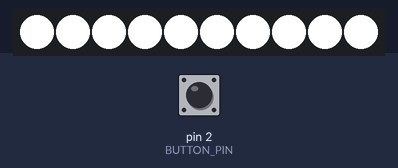
Simulated run of this sketch. Board: Arduino Uno, built with avr-gcc and run on an emulated ATmega328P. Shown: 10 RGB LEDs in strip order, left to right. The test bench sets the inputs (shaded band); at power-on: pin 2 (BUTTON_PIN) HIGH. The strip is taken to match the declared colour order.

Above: at 1.2 s.
1.3 s: pin 2 (BUTTON_PIN) pulled LOW for 0.15 s
At 4.3 s:
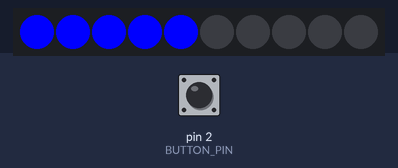
4.4 s: pin 2 (BUTTON_PIN) pulled LOW for 1 s
At 7.8 s:
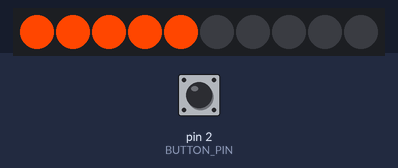
7.9 s: pin 2 (BUTTON_PIN) pulled LOW for 0.15 s
At 9.6 s:
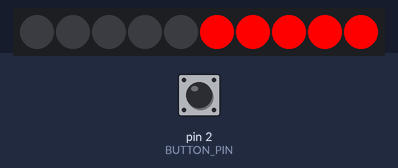
9.7 s: pin 2 (BUTTON_PIN) pulled LOW for 1 s
At 10.7 s:
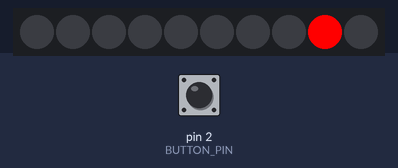
11.3 s: pin 2 (BUTTON_PIN) pulled LOW for 3.2 s
At 12.6 s:
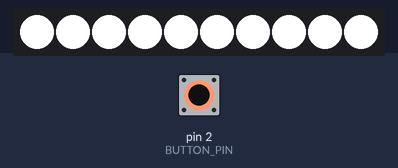
Timing chart, 0 to 14.3 s (numbered marks = the images above; inputs shaded):
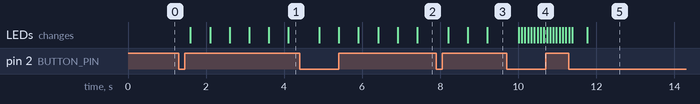

The sketch:

attiny-bikelight.ino
```cpp
#include <Adafruit_NeoPixel.h>

// Button pin (Digital 2)
#define BUTTON_PIN 2
#define BUTTON_PIN_INTERRUPT 0

// Led pin
#define LED_PIN 0
#define LED_COUNT 10

#define MODE_LIGHT          0
#define MODE_STROBE_BLUE    1
#define MODE_STROBE_ORANGE  2
#define MODE_STROBE_RED     3
#define MODE_KITT           4

Adafruit_NeoPixel leds = Adafruit_NeoPixel(LED_COUNT, LED_PIN, NEO_RGB + NEO_KHZ800);

// Color palette
const uint32_t C_OFF = leds.Color(0, 0, 0);
const uint32_t C_WHITE = leds.Color(255, 255, 255);
const uint32_t C_BLUE = leds.Color(0, 0, 255);
const uint32_t C_ORANGE = leds.Color(255, 70, 0);
const uint32_t C_RED = leds.Color(255, 0, 0);

// Mode variables
volatile boolean modeChangeTriggered;
uint8_t currentMode;

// Strobe variables
uint32_t primaryColor;
boolean strobeOn;
boolean shortStrobe;
uint8_t strobeCount;


void setup() {

  // Setup button pin and mode toggle interrupt
  pinMode(BUTTON_PIN, INPUT);
  attachInterrupt(BUTTON_PIN_INTERRUPT, modeChangeISR, FALLING);

  // Initialize leds
  leds.begin();
  leds.show();

  // Start in light mode
  enterMode(MODE_LIGHT);

}

void loop() {

  // Handle mode specifics (if any)
  switch(currentMode) {
    case MODE_STROBE_BLUE:
    case MODE_STROBE_ORANGE:
    case MODE_STROBE_RED:
      setLights(strobeOn ? primaryColor : C_OFF, strobeOn ? C_OFF : primaryColor);
      strobeOn = !strobeOn;
      delay(shortStrobe ? 150 : 500);
      strobeCount++;
      if (strobeCount >= 20) {
        shortStrobe = !shortStrobe;
        strobeCount = 0;
      }

      break;
    case MODE_KITT:
      for (int i = 0; i < LED_COUNT; i++) {
        for (int j = 0; j < LED_COUNT; j++) {
          leds.setPixelColor(j, i == j ?  primaryColor : C_OFF);
        }
        leds.show();
        delay(80);
      }
      for (int i = LED_COUNT -2; i > 0; i--) {
        for (int j = 0; j < LED_COUNT; j++) {
          leds.setPixelColor(j, i == j ?  primaryColor : C_OFF);
        }
        leds.show();
        delay(80);
      }
      break;
  }

  // Handle mode change
  if (modeChangeTriggered) {
    delay(300);
    gotoNextMode();
    modeChangeTriggered = false;
  }

}

void setLights(uint32_t leftColor, uint32_t rightColor) {
  for (uint8_t i = 0; i < LED_COUNT; i++) {
    leds.setPixelColor(i, i < (LED_COUNT / 2) ? leftColor : rightColor);
  }
  leds.show();
}

/**
 * Go to next mode (add one to currentMode), will
 * cycle through all modes if repeatedly called
 */
void gotoNextMode() {
  enterMode(currentMode + 1);
}

/**
 * Handle changing modes, this function will sanitize the mode
 * input to prevent entering invalid mode (default is MODE_LIGHT), so
 * continuously going one mode higher than current mode results in cycling
 * through the modes
 */
void enterMode(uint8_t mode) {

  // Prevent entering undefined mode
  if (mode < MODE_LIGHT || mode > MODE_KITT) {
    mode = MODE_LIGHT;
  }

  // Handle entering of mode
  currentMode = mode;
  shortStrobe = false;
  strobeCount = 0;
  switch(currentMode) {
    case MODE_LIGHT:
      setLights(C_WHITE, C_WHITE);
      break;
    case MODE_STROBE_BLUE:
      primaryColor = C_BLUE;
      break;
    case MODE_STROBE_ORANGE:
      primaryColor = C_ORANGE;
      break;
    case MODE_STROBE_RED:
      primaryColor = C_RED;
      break;
    case MODE_KITT:
      primaryColor = C_RED;
      break;
  }
}

/**
 * ISR to handle mode button press, sets modeChangeTriggered flag
 * to true
 */
void modeChangeISR() {
  modeChangeTriggered = true;
}
```

Measured:
- after the input at 1.3 s, the LEDs: first change after 0.30 s (image 1 shows a later state)
- after the input at 4.4 s, the LEDs: first change after 0.51 s (image 2 shows a later state)
- after the input at 7.9 s, the LEDs: change after 0.31 s (image 3)
- after the input at 9.7 s, the LEDs: first change after 0.31 s (image 4 shows a later state)
